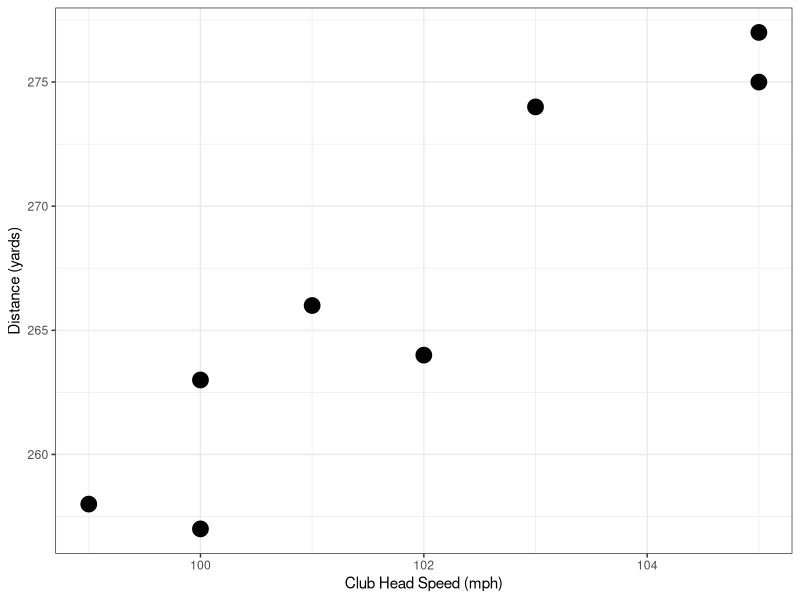

Source code (R):
## ---- chunk 1
library(tidyverse)
golf <- tibble(speed = c(100, 102, 103, 101, 105, 100, 99, 105),
               distance = c(257, 264, 274, 266, 277, 263, 258, 275))
  head(golf, n=3)
## ---- chunk 2
golf %>% ggplot(aes(x = speed, y = distance)) + 
  geom_point(size = 5) + # plot points; make dots bigger
  labs(x = "Club Head Speed (mph)",
       y = "Distance (yards)") + # define labels 
  theme_bw() # change background color
## ---- chunk 3
cor(golf$distance, golf$speed)
## ---- chunk 4
cor(golf)
## ---- chunk 5
cor(golf$distance, golf$speed, method = "spearman")
## ---- chunk 6
library(tidyverse)
golf <- tibble(speed = c(100, 102, 103, 101, 105, 100, 99, 105), 
               distance = c(257, 264, 274, 266, 277, 263, 258, 275))
head(golf, n=3)
## ---- chunk 7
m <- lm(distance ~ speed, data = golf)
summary(m)
## ---- chunk 8
summary(m)
## ---- chunk 9
confint(m) # 95% CI
confint(m, level = 0.90) # 90% CI
